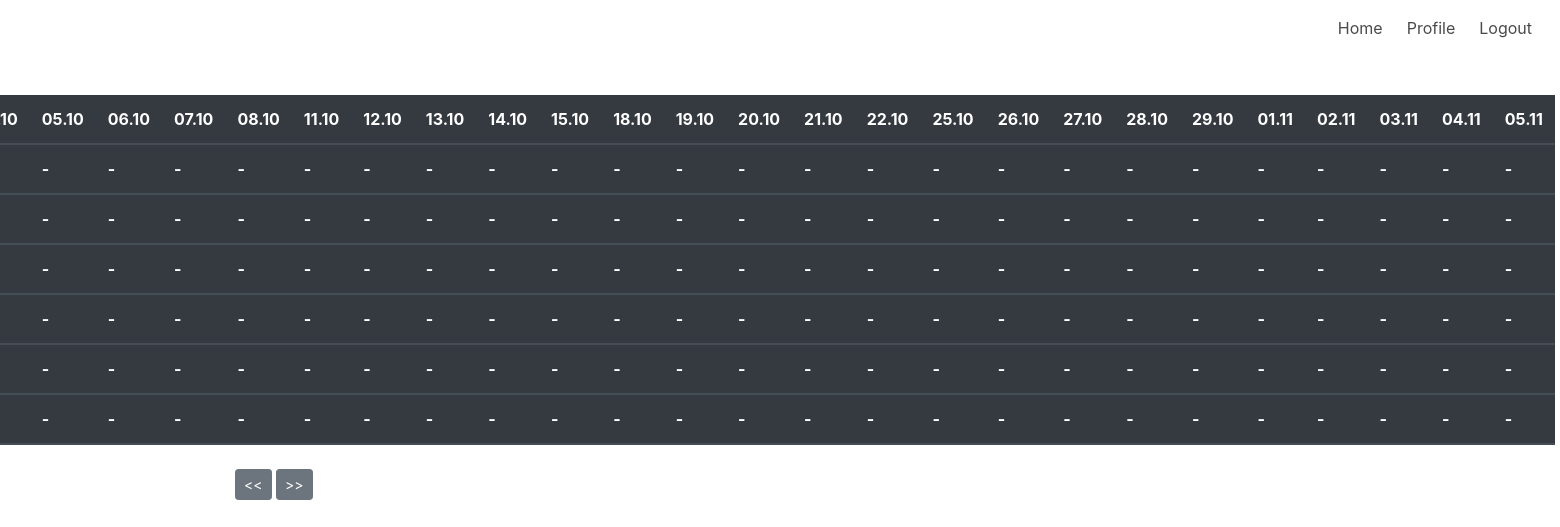
/profile/grades/?page=2 (signed in), run on the app's committed database.
### models/models.py (models this page shows)
class object_to_id(db.Model):
    __tablename__ = "object_to_id"
    id = db.Column(db.Integer, primary_key=True)
    name = db.Column(db.String)

### models/profile.py (the view)
@prf.route('/profile/grades/', methods=["GET", "POST"])
@login_required
def show_grades():
    if request.method == 'POST':
        print(request.data)
    page = 1
    if 'page' in request.args:
        page = int(request.args['page'])
    names = object_to_id.query.all()
    grades = Grades.query.filter_by(user_id=current_user.id).all()
    objects = grades_schema.dump(grades)
    rates = {object['object_id']: dict() for object in objects}
    for object in objects:
        rates[object['object_id']][object['timestamp']] = object['grade_id'] if object['grade_id'] != 13 else 'Abs'
    _ = generate_dates_and_timestamps(page)
    dates, timestamps = _[0], _[1]
    return render_template('html/grades.html', dates=dates, names=names, page=page,
                           timestamps=timestamps, rates=rates, title='Grades')

### models/models.py (called while the page is built)
    @login_manager.user_loader
    def load_user(user_id):
        return User.query.get(int(user_id))

### app/templates/html/grades.html (shortened to what this page needs)
{% extends "/html/index.html" %}
{% block content %}
<table class="table table-striped">
        <thead class="thead-dark">
          <tr>
            {% for date in dates %}
              <th scope="col"> {{ date }} </th>
            {% endfor %}
          </tr>
          {% for object in names %}
          <tr>
            {% for time in timestamps %}
                  <th scope="col"> {{rates.get(object.id, {}).get(time, '-')}}</th>
            {% endfor %}
          </tr>
          {% endfor %}
        </thead>
</table>
<a class="btn btn-secondary btn-sm" href="{{ url_for('profile.show_grades', page=page-1)}}"> << </a>
<a class="btn btn-secondary btn-sm" href="{{ url_for('profile.show_grades', page=page+1)}}"> >> </a>
{% endblock %}

### app/templates/html/index.html (shortened to what this page needs)
<!DOCTYPE html>
<html>
  <head>
    <link rel="stylesheet" type="text/css" href="/static/main.css">
    <link rel="stylesheet" href="https://cdnjs.cloudflare.com/ajax/libs/bulma/0.7.2/css/bulma.min.css" />
    <link rel="stylesheet" href="https://stackpath.bootstrapcdn.com/bootstrap/4.3.1/css/bootstrap.min.css"
>
  </head>
  <body>
    <main>
      <div class="container">
        <div class="row">
          <div class="col-md-10 mx-auto">
                <div class="navbar-nav mr-auto">
                <nav class="navbar navbar-expand-md navbar-dark bg-steel fixed-top">
                <div id="navbarMenuHeroA" class="navbar-menu">
                <div class="navbar-end">
                <a href="{{ url_for('main.home') }}" class="navbar-item">Home</a>
                    {% if current_user.is_authenticated %}
                <a href="{{ url_for('profile.profile') }}" class="navbar-item">Profile</a>
                    {% endif %}
                {% if current_user.is_authenticated %}
                <a href="{{ url_for('auth.logout') }}" class="navbar-item">Logout</a>
                {% endif %}
            </div>
                </div>
                </nav>
                    <div class="container">
          <button class="navbar-toggler" type="button" data-toggle="collapse" data-target="#navbarToggle" aria-controls="navbarToggle" aria-expanded="false" aria-label="Toggle navigation">
            <span class="navbar-toggler-icon"></span>
          </button>
        </div>
            </div>
            {% block content %}{% endblock %}
          </div>
        </div>
      </div>
    </main>
  </body>
</html>

### app/static/main.css (style rules this page uses)
table { margin-top : 5%; margin-right: 25%; margin-left: -53%; }

### data on the page
object_to_id: get "-" "-" "-" "-" "-" "-" "-" "-" "-" "-" "-" "-" "-" "-" "-" "-" "-" "-" "-" "-" "-" "-" "-" "-"
object_to_id: get "-" "-" "-" "-" "-" "-" "-" "-" "-" "-" "-" "-" "-" "-" "-" "-" "-" "-" "-" "-" "-" "-" "-" "-"
object_to_id: get "-" "-" "-" "-" "-" "-" "-" "-" "-" "-" "-" "-" "-" "-" "-" "-" "-" "-" "-" "-" "-" "-" "-" "-"
object_to_id: get "-" "-" "-" "-" "-" "-" "-" "-" "-" "-" "-" "-" "-" "-" "-" "-" "-" "-" "-" "-" "-" "-" "-" "-"
object_to_id: get "-" "-" "-" "-" "-" "-" "-" "-" "-" "-" "-" "-" "-" "-" "-" "-" "-" "-" "-" "-" "-" "-" "-" "-"
object_to_id: get "-" "-" "-" "-" "-" "-" "-" "-" "-" "-" "-" "-" "-" "-" "-" "-" "-" "-" "-" "-" "-" "-" "-" "-"

### other printed values
{{ date }} "05.10" "06.10" "07.10" "08.10" "11.10" "12.10" "13.10" "14.10" "15.10" "18.10" "19.10" "20.10" "21.10" "22.10" "25.10" "26.10" "27.10" "28.10" "29.10" "01.11" "02.11" "03.11" "04.11" "05.11"
